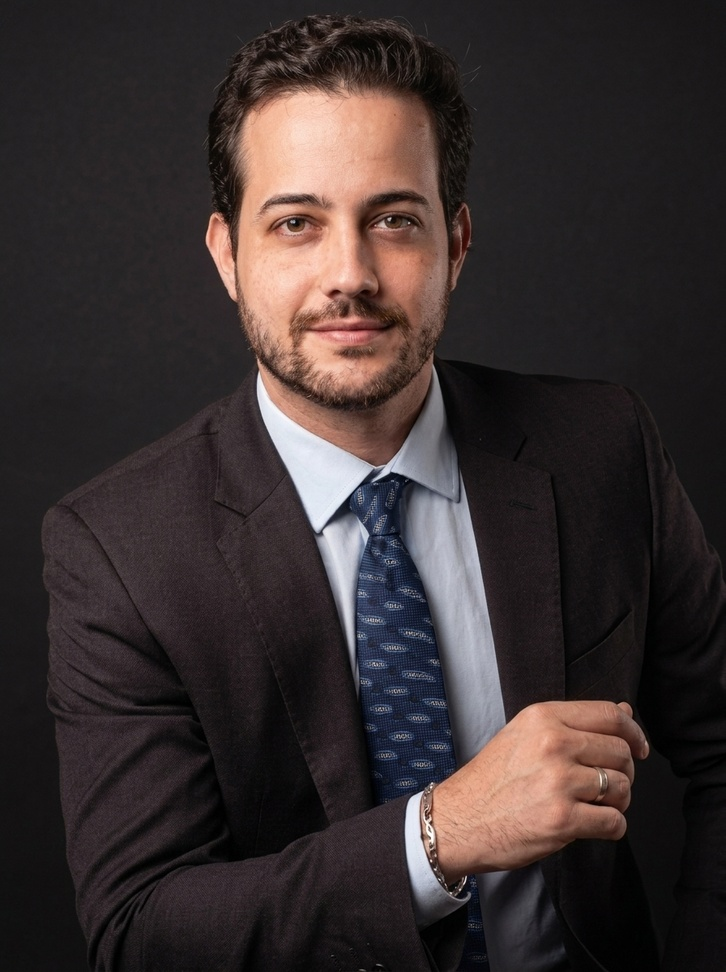
#> input picture uploads/pose_05219b1fde75840a.jpeg, 726 x 972 px, shrunk from 896 x 1200 before the run
$ python -i watermark.py   (imports and definitions only)
#> lines starting #> are read from the running program, lines starting #| are printed output that depends on the picture
from PIL import Image, ImageDraw, ImageFont, ImageEnhance
import io

def _carregar_fonte_negrito(tamanho):
    """Procura a fonte em NEGRITO (bold) em vários lugares (Windows e Linux)."""
    caminhos = [
        'C:/Windows/Fonts/arialbd.ttf',          # Windows - Arial Bold
        'C:/Windows/Fonts/arial.ttf',            # Windows - Arial (fallback)
        '/usr/share/fonts/truetype/dejavu/DejaVuSans-Bold.ttf',  # Linux - Bold
        '/usr/share/fonts/truetype/dejavu/DejaVuSans.ttf',       # Linux (fallback)
        '/usr/share/fonts/truetype/liberation/LiberationSans-Bold.ttf',  # Linux
        'arialbd.ttf',                           # genérico
        'arial.ttf',                             # genérico
    ]
    for caminho in caminhos:
        try:
            return ImageFont.truetype(caminho, tamanho)
        except:
            continue
    try:
        return ImageFont.load_default(size=tamanho)
    except:
        return ImageFont.load_default()

def get_watermarked_bytes(filepath, text='MeuFotoApp', color='#ffffff', opacity=30, position='diagonal', stroke=False, logo_path=None):
#> called with filepath = 'uploads/pose_05219b1fde75840a.jpeg', text = 'MeuFotoApp', color = '#ffffff', opacity = 30, position = 'diagonal', stroke = False
    img = Image.open(filepath).convert('RGBA')
    r = int(color[1:3], 16) if color.startswith('#') and len(color) >= 7 else 255
    g = int(color[3:5], 16) if color.startswith('#') and len(color) >= 7 else 255
    b = int(color[5:7], 16) if color.startswith('#') and len(color) >= 7 else 255
    alpha = int(opacity * 255 / 100)

    # Tamanho da fonte proporcional (como no localhost)
    fs = max(14, img.width // 25)
#> fs = 29
    font = _carregar_fonte_negrito(fs)

    if position == 'diagonal':
        # PADRÃO EM GRADE - desenha o texto repetido em diagonal por toda a foto
        canvas_w = img.width * 3
#> canvas_w = 2178
        canvas_h = img.height * 3
#> canvas_h = 2916
        diag = Image.new('RGBA', (canvas_w, canvas_h), (0, 0, 0, 0))
#> diag: PIL image 2178x2916 RGBA; every value is 0
        d = ImageDraw.Draw(diag)
        bb = d.textbbox((0, 0), text, font=font)
#> bb = (0, 6, 180, 33)
        tw = bb[2] - bb[0]
#> tw = 180
        th = bb[3] - bb[1]
#> th = 27
        sp_x = tw + max(150, img.width // 3)
#> sp_x = 422
        sp_y = max(50, fs + 30)
#> sp_y = 59
        for y in range(0, canvas_h, sp_y):
            for x in range(0, canvas_w, sp_x):
                if stroke:
                    d.text((x, y), text, font=font, fill=(r, g, b, alpha), stroke_width=1, stroke_fill=(0, 0, 0, alpha))
                else:
                    d.text((x, y), text, font=font, fill=(r, g, b, alpha))
        # Rotaciona -45 graus
        diag = diag.rotate(-45, resample=Image.BICUBIC)
        # Corta no tamanho original
        left = (diag.width - img.width) // 2
#> left = 726
        top = (diag.height - img.height) // 2
#> top = 972
        diag = diag.crop((left, top, left + img.width, top + img.height))
#> diag: PIL image 726x972 RGBA
        result = Image.alpha_composite(img, diag)
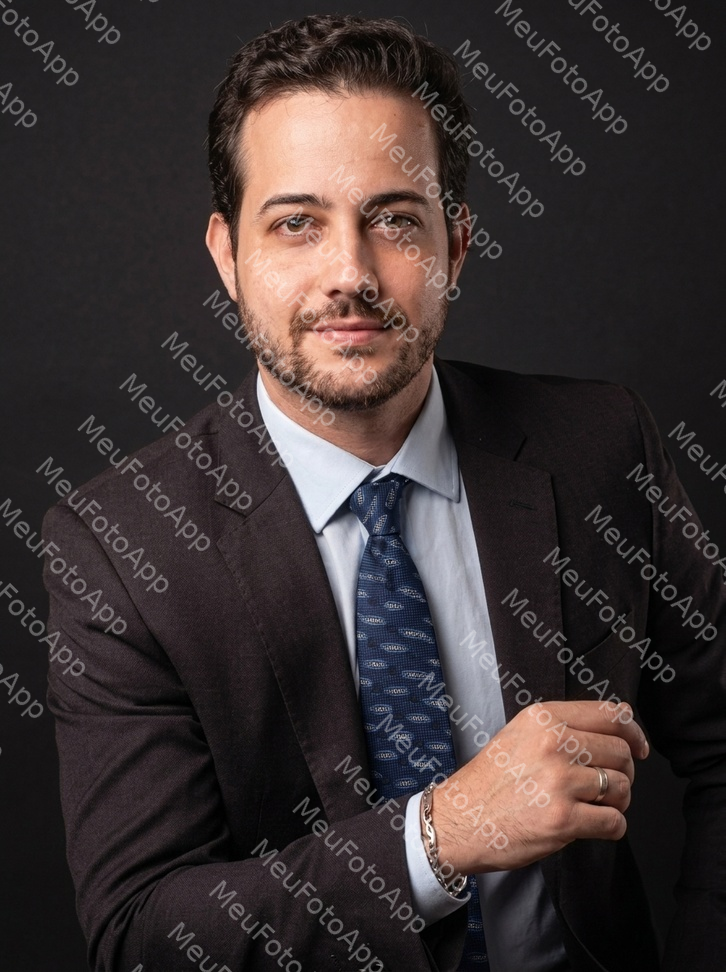
#> result: PIL image 726x972 RGBA; mean R, G, B, A 60.1, 50.9, 50.7, 255
    else:
        # Centralizada
        overlay = Image.new('RGBA', img.size, (0, 0, 0, 0))
        d = ImageDraw.Draw(overlay)
        fs2 = max(20, img.width // 10)
        font2 = _carregar_fonte_negrito(fs2)
        bb = d.textbbox((0, 0), text, font=font2)
        tw = bb[2] - bb[0]
        th = bb[3] - bb[1]
        x = (img.width - tw) / 2
        y = (img.height - th) / 2
        if stroke:
            d.text((x, y), text, font=font2, fill=(r, g, b, alpha), stroke_width=2, stroke_fill=(0, 0, 0, alpha))
        else:
            d.text((x, y), text, font=font2, fill=(r, g, b, alpha))
        result = Image.alpha_composite(img, overlay)

    output = result.convert('RGB')
    buf = io.BytesIO()
    output.save(buf, format='JPEG', quality=95)
    buf.seek(0)
    return buf

def apply_watermark(filepath, text='MeuFotoApp', color='#ffffff', opacity=30, position='diagonal', stroke=False, logo_path=None):
    buf = get_watermarked_bytes(filepath, text, color, opacity, position, stroke, logo_path)
    img = Image.open(buf)
    img.save(filepath, quality=95)

def enhance_image(filepath):
    img = Image.open(filepath)
    img = ImageEnhance.Contrast(img).enhance(1.2)
    img = ImageEnhance.Brightness(img).enhance(1.1)
    img = ImageEnhance.Sharpness(img).enhance(1.3)
    img.save(filepath, quality=95)

>>> result = get_watermarked_bytes('uploads/pose_05219b1fde75840a.jpeg')

$ run again, on uploads/pose_0b1fda3da1c6eeb5.jpeg
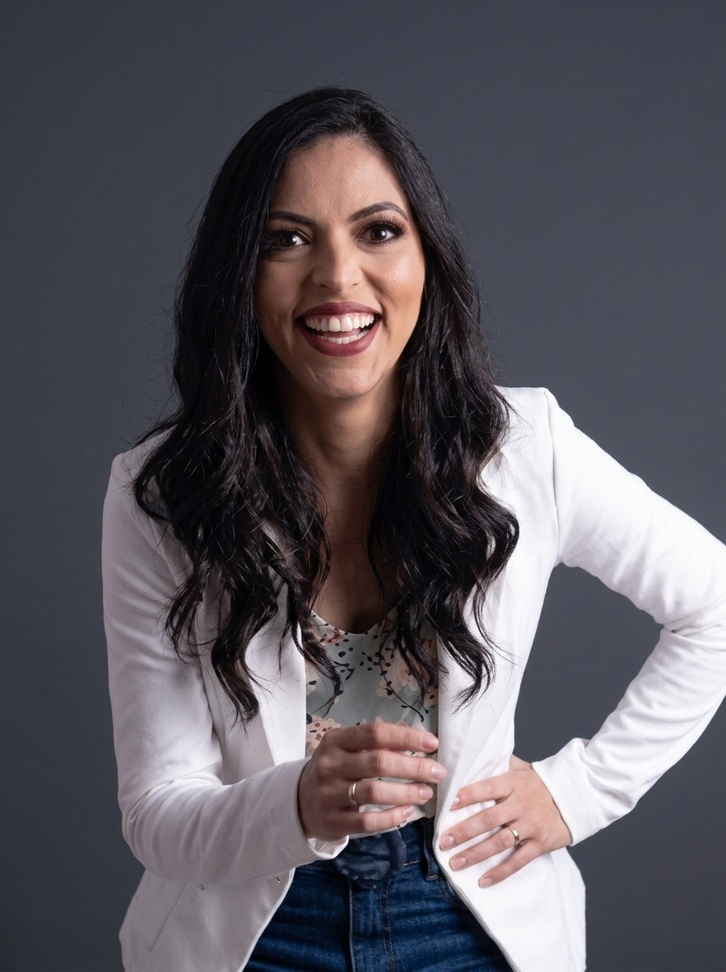
#> input picture uploads/pose_0b1fda3da1c6eeb5.jpeg, 726 x 972 px, shrunk from 896 x 1200 before the run
#> bb = (0, 6, 180, 33)
#> tw = 180
#> th = 27
#> sp_x = 422
#> in get_watermarked_bytes, `result = Image.alpha_composite(img, diag)`:
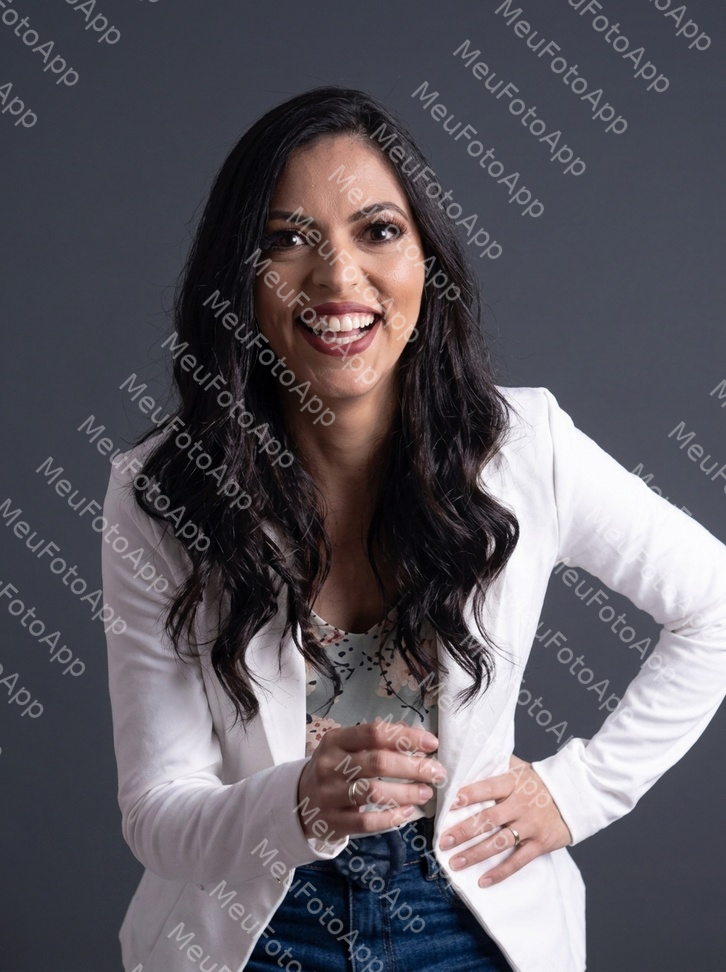
#> result: PIL image 726x972 RGBA; mean R, G, B, A 92.5, 88.7, 96.1, 255
